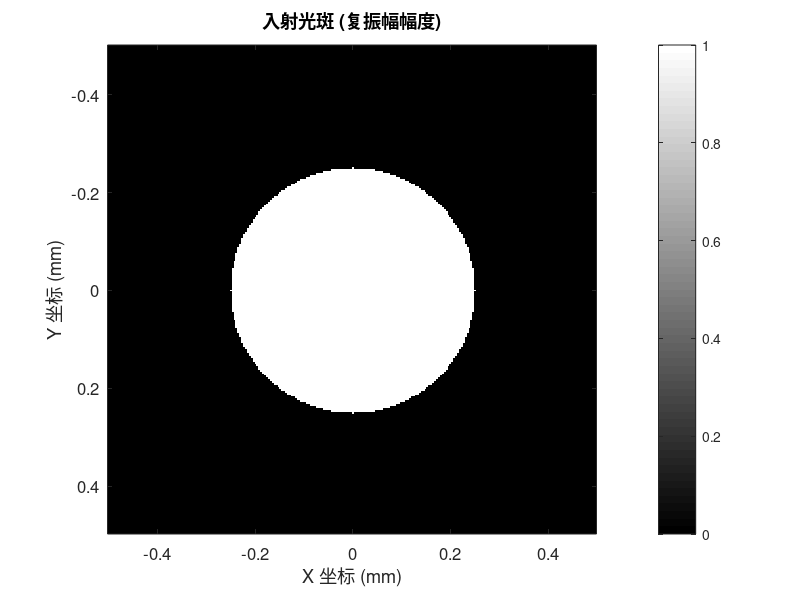
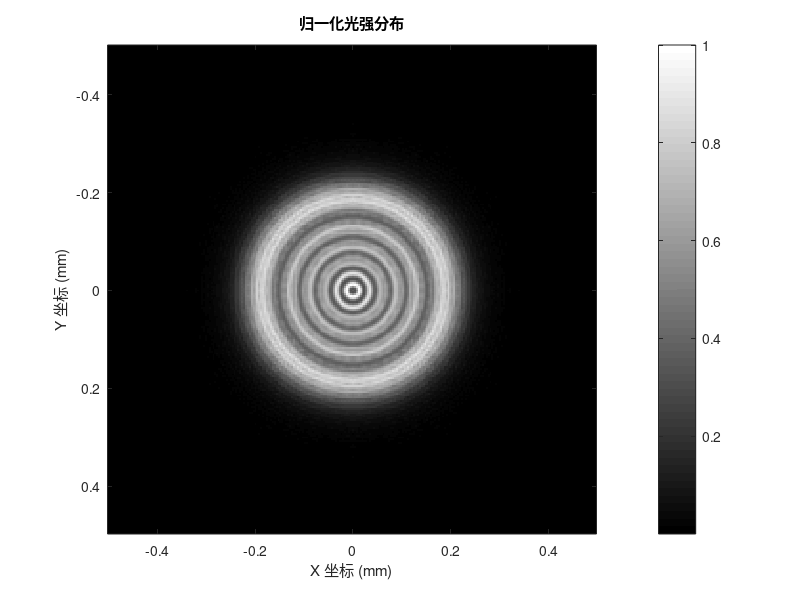

These figures' MATLAB source, in order:
clc;        
clear all;  
close all;  

%% --- 定义参数 ---

lambda = 532e-9; 
z = 10e-3;       
N = 256;         
spot_diameter_physical = 0.5e-3; 
spot_to_image_ratio = 0.5;

field_size_physical = spot_diameter_physical / spot_to_image_ratio;
% 仿真区域的物理边长

dx = field_size_physical / N; 
% 单个像素对应的物理尺寸 (dx = dy)

fprintf('--------- 仿真中各物理参数 ---------\n');
fprintf('入射光斑物理直径:    %.3f mm\n', spot_diameter_physical * 1e3);
fprintf('仿真区域物理边长 (L): %.3f mm\n', field_size_physical * 1e3);
fprintf('单个像素对应的物理尺寸 : %.3f µm \n', dx * 1e6);
fprintf('总像素数 (N x N):   %d x %d\n', N, N);

fprintf('----------------------------------\n\n');


%% --- 入射光场 (圆形光斑) ---

x = ((-N/2 : N/2-1) * dx); 
y = ((-N/2 : N/2-1) * dx); 
[X, Y] = meshgrid(x, y);

aperture_radius = spot_diameter_physical / 2; 
input_field_amplitude = double( (X.^2 + Y.^2) <= aperture_radius^2 );

input_field_phase = zeros(N, N);  % 设初始相位为0
input_field = input_field_amplitude .* exp(1j * input_field_phase); % 入射复振幅

% 可视化
figure('Name', '入射光斑');
imagesc(x*1e3, y*1e3, input_field_amplitude); 
axis square;          
colormap(gray);       
title('入射光斑 (复振幅幅度)');
xlabel('X 坐标 (mm)');
ylabel('Y 坐标 (mm)');
colorbar;
set(gca, 'FontSize', 12);
saveas(gcf, 'input_field_amplitude.png');


%% --- 角谱衍射 ---

df = 1 / field_size_physical; 
fx = ((-N/2 : N/2-1) * df);  
fy = ((-N/2 : N/2-1) * df);  
[Fx, Fy] = meshgrid(fx, fy);

% 传递函数
k_term_squared = (1/lambda)^2 - Fx.^2 - Fy.^2;
kz = sqrt(k_term_squared);
H = exp(1j * 2 * pi * z * kz);


U0_freq = fftshift(fft2(input_field)); 

Uz_freq = U0_freq .* H; 

Uz = ifft2(ifftshift(Uz_freq)); 


%% --- 计算光强分布 ---

Intensity_z = abs(Uz).^2;

% 归一化
max_intensity = max(Intensity_z(:));

% 计算衍射最大光强比原始光强增大了多少倍, 原始光强在光斑区域设为 1
original_peak_intensity = 1;
intensity_increase_factor = max_intensity / original_peak_intensity;

Intensity_z_normalized = Intensity_z / max_intensity;

fprintf('衍射光强分布原始最大值 (未归一化): %e\n', max_intensity);
fprintf('原始入射光强 (光斑内): %d\n', original_peak_intensity);
fprintf('当前条件下，衍射图样最大光强比原始光强增大了约 %.2f 倍。\n', intensity_increase_factor);
fprintf('衍射光强最大值归一化为: %.1f\n', max(Intensity_z_normalized(:)));


%% --- 可视化 ---

figure('Name', ['衍射光强分布 (距离 ', num2str(z*1e3), ' mm)']);

imagesc(x*1e3, y*1e3, Intensity_z_normalized); 
axis square;
colormap(gray); 
colorbar;

title('归一化光强分布');
xlabel('X 坐标 (mm)');
ylabel('Y 坐标 (mm)');
set(gca, 'FontSize', 10);

saveas(gcf, 'diffraction_intensity_distribution.png');